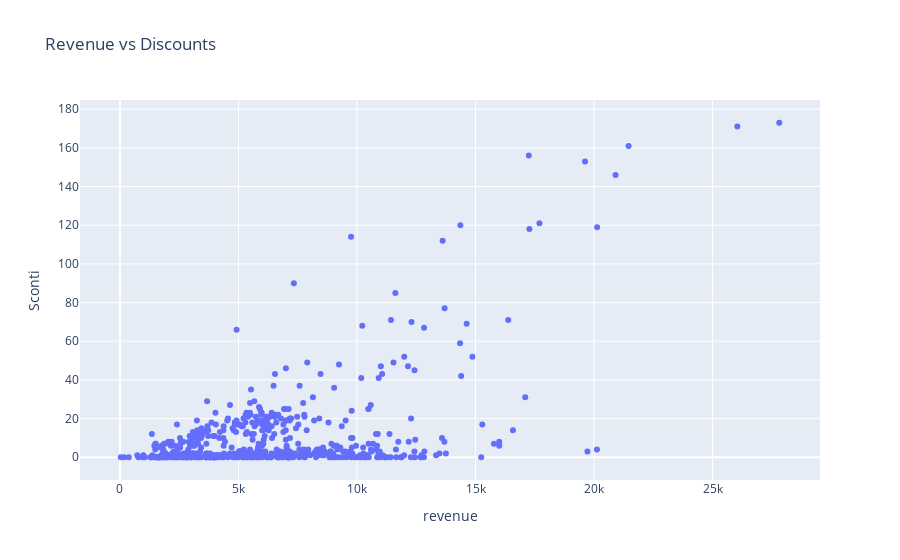

This figure's notebook cell:
### Code cell
fig1 = px.scatter(data, x= 'revenue', y = 'Sconti', title = 'Revenue vs Discounts')
fig1.show()

### Figure 1 — Plotly figure (JSON) as saved in the notebook; plotly's stock layout.template omitted (floating-point values rounded to 4 significant figures; data arrays with more than 128 entries replaced by an {"elided": "..."} marker saying what was removed)
{"data": [{"hovertemplate": "revenue=%{x}<br>Sconti=%{y}<extra></extra>", "legendgroup": "", "marker": {"color": "#636efa", "symbol": "circle"}, "mode": "markers", "name": "", "orientation": "v", "showlegend": false, "type": "scatter", "x": {"elided": "596 float values"}, "xaxis": "x", "y": {"elided": "596 int values"}, "yaxis": "y"}], "layout": {"legend": {"tracegroupgap": 0}, "title": {"text": "Revenue vs Discounts"}, "xaxis": {"anchor": "y", "domain": [0, 1], "title": {"text": "revenue"}}, "yaxis": {"anchor": "x", "domain": [0, 1], "title": {"text": "Sconti"}}}}
